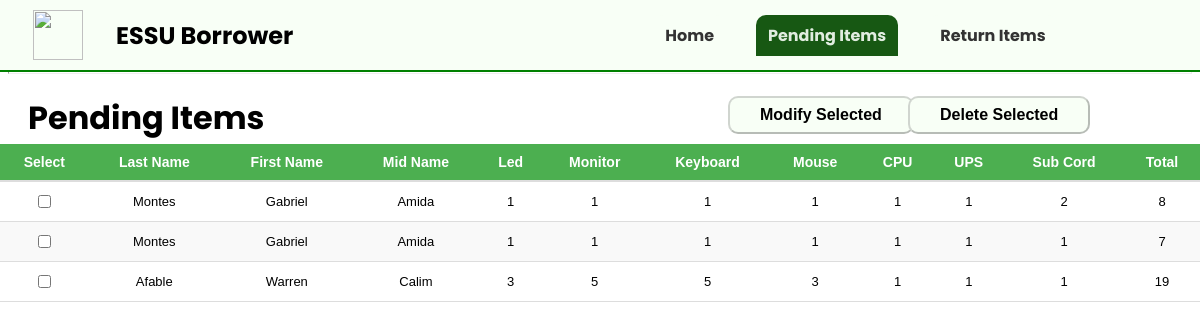
Before: /pending_items/ with the older database file.
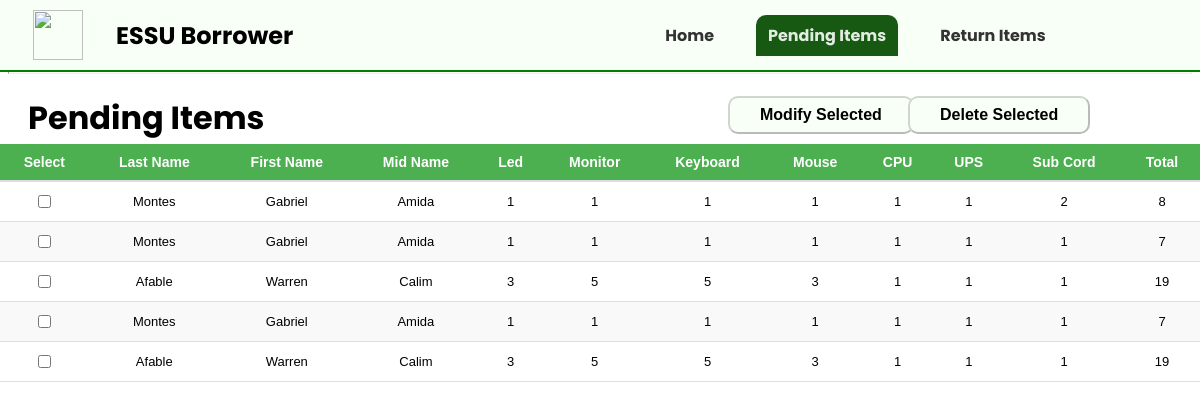
After: the same page with the newer database file.
### borrower_app/models.py (models this page shows, shortened)
class BorrowerInfo(models.Model):
    last_name = models.CharField(max_length=20)
    first_name = models.CharField(max_length=20)
    middle_name = models.CharField(max_length=20)
    projector_qty = models.IntegerField(5)
    led_qty = models.IntegerField(5)
    monitor_qty = models.IntegerField(5)
    keyboard_qty = models.IntegerField(5)
    mouse_qty = models.IntegerField(5)
    cpu_qty = models.IntegerField(5)
    ups_qty = models.IntegerField(5)
    sub_cord_qty = models.IntegerField(5)
    power_cord_qty = models.IntegerField(5)
    def total_quantity(self):
        return (self.led_qty +
                self.monitor_qty +
                self.keyboard_qty +
                self.mouse_qty +
                self.cpu_qty +
                self.ups_qty +
                self.sub_cord_qty)

### borrower_app/views.py (the view)
# urls.py: path('pending_items/', views.pending_items, name="pending_items"),
def pending_items(request):
    borrowers = BorrowerInfo.objects.all()
    borrower_data = []
    for borrower in borrowers:
        total = borrower.total_quantity()
        borrower_data.append({
            'id': borrower.id,  # Ensure borrower.id is passed here
            'last_name': borrower.last_name,
            'first_name': borrower.first_name,
            'middle_name': borrower.middle_name,
            'led_qty': borrower.led_qty,
            'monitor_qty': borrower.monitor_qty,
            'keyboard_qty': borrower.keyboard_qty,
            'mouse_qty': borrower.mouse_qty,
            'cpu_qty': borrower.cpu_qty,
            'ups_qty': borrower.ups_qty,
            'sub_cord_qty': borrower.sub_cord_qty,
            'total': total,
        })
    return render(request, 'borrower_app/pending_items.html', {'borrowers': borrower_data})

### borrower_app/templates/borrower_app/pending_items.html (shortened to what this page needs)
{% extends "borrower_app/control_panel.html" %}
{% block content %}
    <div class="content">
        <h1 class="pend-heading">Pending Items</h1>
        <button id="modify-button" class="modify-btn-pending" disabled>Modify Selected</button>
        <button id="delete-button" class="delete-btn-pending" disabled>Delete Selected</button>
        <div class="table-responsive">
            <table class="borrowers">
                <thead>
                    <tr>
                        <th>Select</th>
                        <th>Last Name</th>
                        <th>First Name</th>
                        <th>Mid Name</th>
                        <th>Led</th>
                        <th>Monitor</th>
                        <th>Keyboard</th>
                        <th>Mouse</th>
                        <th>CPU</th>
                        <th>UPS</th>
                        <th>Sub Cord</th>
                        <th>Total</th>
                    </tr>
                </thead>
                <tbody>
                    {% for borrower in borrowers %}
                        <tr>
                            <td>
                                <input type="checkbox" class="select-borrower" value="{{ borrower.id }}">
                            </td>
                            <td>{{ borrower.last_name }}</td>
                            <td>{{ borrower.first_name }}</td>
                            <td>{{ borrower.middle_name }}</td>
                            <td>{{ borrower.led_qty }}</td>
                            <td>{{ borrower.monitor_qty }}</td>
                            <td>{{ borrower.keyboard_qty }}</td>
                            <td>{{ borrower.mouse_qty }}</td>
                            <td>{{ borrower.cpu_qty }}</td>
                            <td>{{ borrower.ups_qty }}</td>
                            <td>{{ borrower.sub_cord_qty }}</td>
                            <td>{{ borrower.total }}</td>
                        </tr>
                    {% endfor %}
                </tbody>
            </table>
        </div>
    </div>
{% endblock content %}

### borrower_app/templates/borrower_app/control_panel.html (shortened to what this page needs)
<!DOCTYPE html>
<html lang="en">
<head>
    {% load static %}
    <link rel="stylesheet" href="{% static 'borrower_app/css/style.css' %}">
</head>
<body>
    <nav class="nav-bar">
        <img class="logo" src="{% static 'borrower_app/images/essu_logo_no_text.png' %}">
        <h2 class="heading">ESSU Borrower</h2>
        <a class="nav-hover nav-home" href="{% url 'home' %}">Home</a>
        <a class="nav-hover nav-pending" href="{% url 'pending_items' %}">Pending Items</a>
        <a class="nav-hover nav-return" href="{% url 'return_items' %}">Return Items</a>
    </nav>
    <hr class="border">
    {% block content %}
    {% endblock content %}
</body>
</html>

### borrower_app/static/borrower_app/css/style.css (style rules this page uses)
body { font-family: 'Poppins', sans-serif; background: white; }
.nav-bar { background-color: #f8fff6; height: 70px; width: 100%; top: 0; left: 0; display: flex; position: fixed; align-items: center; border: 2px solid green; border-top: none; border-left: none; border-right: none; }
.nav-home, .nav-pending, .nav-return { text-decoration: none; color: #333; font-weight: bold; font-size: 16px; transition: background-color 0.3s ease; background: #f8fff6; padding: 8px 12px; border-radius: 10px 10px 0 0; }
.nav-home { margin-left: 30%; }
.nav-pending { margin-left: 30px; }
.nav-return { margin-left: 30px; }
.nav-active { color: #e1ede0; background-color: #175813; border-radius: 10px 10px 0 0; }
.logo { margin: 0; height: 50px; width: 50px; padding: 33px; }
.border { margin-top: 70px; height: 2px; background-color: none; }
.pend-heading { margin-left: 20px; margin-right: 0px; margin-top: 10px; margin-bottom: 0px; position: fixed; }
.modify-btn-pending, .delete-btn-pending { color: black; font-weight: bold; font-size: 16px; background: #f8fff6; padding: 8px 30px; border-radius: 10px; position: fixed; }
.modify-btn-pending { margin-top: 1%; margin-left: 60%; }
.delete-btn-pending { margin-top: 1%; margin-left:75%; }
table.borrowers { width: 100%; border-collapse: collapse; font-family: Arial, sans-serif; margin: 5% 0px; left: 0px; position: fixed; }
.table-responsive { margin: 10px 0; overflow-x: auto; }
table.borrowers th { background-color: #4CAF50; color: white; padding: 10px; text-align: center; font-size: 14px; border-bottom: 2px solid #ddd; }
table.borrowers td { padding: 10px; border-bottom: 1px solid #ddd; font-size: 13px; text-align: center; }
table.borrowers tr:nth-child(even) { background-color: #f9f9f9; }

Changed rows visible on the page:
added BorrowerInfo: last_name "Montes", first_name "Gabriel", middle_name "Amida"
added BorrowerInfo: last_name "Afable", first_name "Warren", middle_name "Calim"
Other visible differences:
new list line: "☐ 1 1 1 1 1 1 1 7"
new list line: "☐ 3 5 5 3 1 1 1 19"
